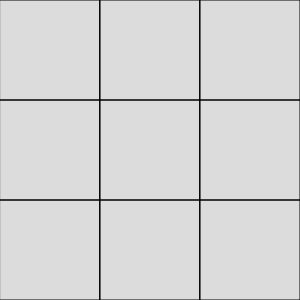
Frame 1 (no input)
Frame 60 (no input): identical to frame 1, image omitted
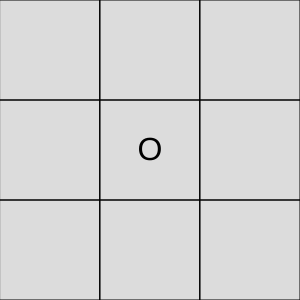
Frame 120 (the mouse pressed at the canvas centre since frame 60)

The p5.js sketch that drew these frames (run headless with seeded random() and noise() and a simulated clock; from frame 60 on, the mouse is pressed at the canvas centre):

// p5.js sketch
// ── sketch.js
class Casilla{
  constructor(x,y){
    this.x = x;
    this.y = y;
    this.estado = 0;
  }
  pintar(){
    textAlign(CENTER);
    switch(this.estado){
      case 0:
        fill(255);
        break;
        case 1:
        fill(0);
        textSize(32);
        text('O',this.x+50,this.y+60);
        break;
        case 2:
          fill(0);
          textSize(32);
          text('X',this.x+50,this.y+60);
        break;
    }
    noFill();
    rect(this.x,this.y,100,100);
  }

  validar(mx, my){
    if(dist(this.x+50, this.y+50, mx, my)<50){
      return true;
    }
    return false;
  }

  cambiar(turno){
    if(this.estado === 0){
      this.estado = turno;
      return true;
    }
    return false;
  }

}

let turno = 1;
let casillas = [];
let casillas1 = [];
let casillas2 = [];

function setup() {  
  createCanvas(300, 300);

  let xAux = 0; 
  let yAux = 0;
  for(let i = 0; i < 9 ; i++){
    casillas[i] = new Casilla(xAux, yAux);
    xAux += 100;
    if(xAux>=300){
      xAux = 0;
      yAux+=100;
    }
  }

}

function draw() {
  background(220);
  for(let i = 0; i < 9 ; i++){
    casillas[i].pintar();
  }
}

function mousePressed() {
  for(let i = 0; i < 9 ; i++){
    if(casillas[i].validar(mouseX, mouseY)){
      if(casillas[i].cambiar(turno)){
        turno = turno===1?2:1;
        validarGanador();
      }
    }
  }
}

function validarGanador() {
  let c1=0;
  let c2=0;
  let v1h = 0;
  let v1v = 0;
  let v1d = 0
  let v2h = 0;
  let v2v = 0;
  let v2d = 0

  for(let i = 0; i < casillas.length ; i++){
    // console.log(casillas[i]);
    if(casillas[i].estado == 1){
      casillas1[c1] = casillas[i];
      c1++; 
    }  
  }


  for(let i = 0; i < casillas.length ; i++){
    if(casillas[i].estado == 2){
      casillas2[c2] = casillas[i];
      c2++; 
      // console.log(casillas2);
    }  
  }

  for (let i = 0; i < casillas1.length; i++) {
    for (let j = i; j < casillas1.length; j++) {

      if (j!=i) {
        if (casillas1[i].x==casillas1[j].x ) {
          v1v++;
          
        }
      }

      if (j!=i) {
        if (casillas1[i].y==casillas1[j].y ) {
          v1h++;
          
        }
      }
      
    }
    
  }

  for (let i = 0; i < casillas2.length; i++) {
    for (let j = i; j < casillas2.length; j++) {

      if (j!=i) {
        if (casillas2[i].x==casillas2[j].x ) {
          v2v++;
          
        }
      }

      if (j!=i) {
        if (casillas2[i].y==casillas2[j].y ) {
          v2h++;
          
        }
      }

    }
  }

  console.log(v1v);
  if(v1v==3 || v1h==3){
    alert('Gana O');
  }else if(v2v==3 || v2h==3){
    alert('Gana X');
  }

}










/*class Fichas{
  constructor(x,y){
    this.x=x;
    this.y=y;
    this.weight=70
    this.diameter=70
  }
  beRect(){
    rectMode(CENTER);
    noFill();
    strokeWeight(8);
    rect(this.x,this.y,this.weight);
  }
  beZero(){
    noFill();
    strokeWeight(8);
    circle(this.x,this.y,this.diameter)

  }



  moving(mx,my){
    this.x=mx;
    this.y=my;
  }


getX(){
  return this.x;
}
getY(){
  return this.y;
}



}
class Cuadrados{
  constructor(x,y){
    this.x=x;
    this.y=y;
    this.lado=150;
    //rect(250+(200*i),150+(200*j),150);
  }
  createCuadrados(){
    strokeWeight(2);
    fill(255);
    rect(this.x,this.y,this.lado);
  }

  validateCuadrados(vX,vY){
    if (dist(this.x,this.y,vX,vY)<75) {
      return true;
    }else {
      return false;
    }
  }

  getX(){
    return this.x;
  }
  getY(){
    return this.y;
  }

}

//0=X, 1=o
let turn = 0;
let maxTurn =0;
let cuadrado = [];
let nuevaFichaR = [];
let nuevaFichaZ = [];
let turnFichaR = 0;
let turnFichaZ = 0;



function setup() {
  createCanvas(900, 900);
  for (let index = 0; index < 5; index++) {
    nuevaFichaR.push(new Array())
  }

  for (let index = 0; index < 4; index++) {
    nuevaFichaZ.push(new Array())
  }

  for (let i = 0; i < 3; i++) {
    for (let j = 0; j < 3; j++) {
      cuadrado.push(new Cuadrados (250+(200*i),150+(200*j)));
       
     
    }
  }
}


function draw() {
  background(220);
  

  cuadrado.forEach(cuadrado => {
    cuadrado.createCuadrados();
  })
   
    if (turn == 0){
      for (let i = 0; i <= turnFichaR; i++) {
        
        nuevaFichaR [i] = new Fichas (150,750);
        nuevaFichaR[i].beRect();
        
      }

    
    } else if (turn == 1){
      for (let i = 0; i < turnFichaZ; i++) {
        nuevaFichaR [i] = new Fichas (150,750);
        nuevaFichaZ[i].beZero();
        
      }
    }
}

function mouseMoved(){

}

function mousePressed() {

  if (maxTurn < 9){
    for (let i = 0; i < 9; i++) {

      if (cuadrado[i].validateCuadrados(mouseX,mouseY)) {
      
        if (turn == 0){
          turn = 1;
          maxTurn++;
          nuevaFichaZ [turnFichaZ] = new Fichas (cuadrado[i].getX(),cuadrado[i].getY());
          turnFichaZ++;

          } else if (turn == 1){
          turn = 0;
          maxTurn++;
          nuevaFichaR [turnFichaR] = new Fichas (cuadrado[i].getX(),cuadrado[i].getY());
          turnFichaR++;
      
        }
      }
    }
  }





  console.log(maxTurn);
}
*/
